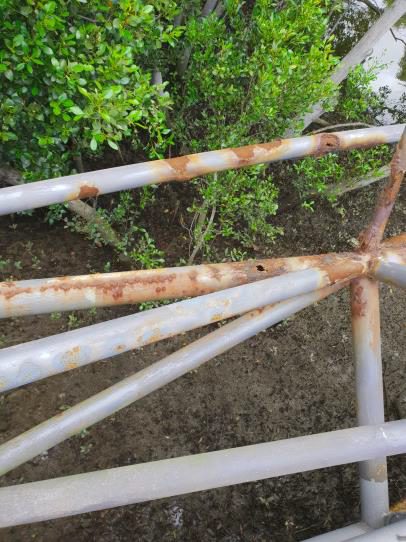
#> input picture data/images/image-1.png, 406 x 542 px, found by its file name; its folder holds 4 pictures in this run
$ python annotation.py
#> lines starting #> are read from the running program, lines starting #| are printed output that depends on the picture; after the words box and inside, x2 and y2 are one past the last pixel; in counts of white or black regions, pixels touching at a corner belong together
import os
import glob
import cv2

# image = '/Volumes/Work/Project/unet_segmentation/Test Image/image.png'
DIR = '/Users/naveen/Studies/Bishops/Rust_detection/data/images'
DES = '/Users/naveen/Studies/Bishops/Rust_detection/data/annotations'

imglist = os.listdir(DIR)
for img_name in imglist:
    img_path = os.path.join(DIR, img_name)
    img_des = os.path.join(DES, img_name)

    img = cv2.imread(img_path)
#> img is the input picture: shape (542, 406, 3); mean B, G, R 92.1, 116.2, 112.2
    img_hsv = cv2.cvtColor(img, cv2.COLOR_BGR2HSV)
#> img_hsv: shape (542, 406, 3); mean H, S, V 45.4, 77.2, 123.3
    ## Gen lower mask (0-5) and upper mask (175-180) of RED
    mask1 = cv2.inRange(img_hsv, (9,95,95), (17,255,255))
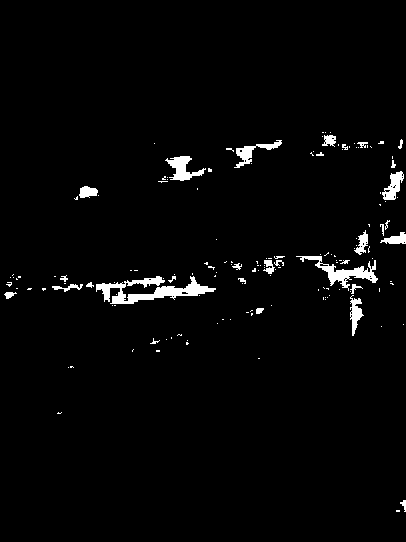
#> mask1: shape (542, 406); 2.4% white; 152 white regions (120 under 20 px), largest, box (x1, y1, x2, y2) and area: (96, 276, 216, 304) 1366, (296, 256, 378, 291) 761, (165, 156, 206, 181) 463

    cv2.imwrite(img_des, mask1)
#> pass 2 of the loop `for img_name in imglist:`:
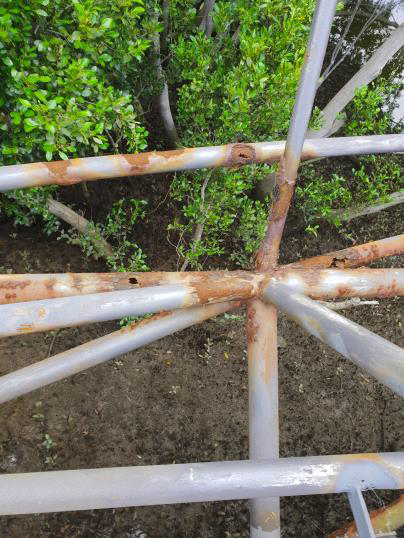
#> input picture data/images/image-2.png, 404 x 538 px, found by its file name
#> img is the input picture: shape (538, 404, 3); mean B, G, R 90.7, 116, 113
#> img_hsv: shape (538, 404, 3); mean H, S, V 44.1, 82, 124.1
#> `mask1 = cv2.inRange(img_hsv, (9,95,95), (17,255,255))`:
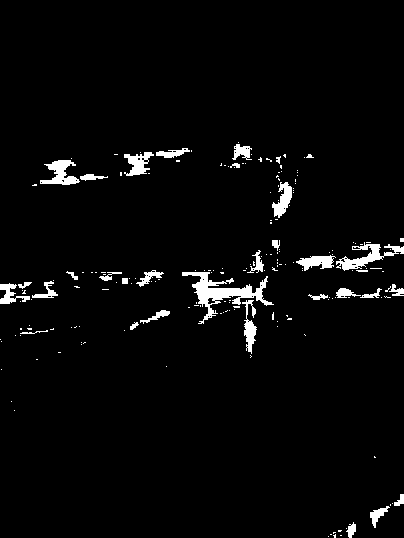
#> mask1: shape (538, 404); 3.2% white; 191 white regions (158 under 20 px), largest, box (x1, y1, x2, y2) and area: (182, 272, 274, 324) 1320, (336, 242, 404, 271) 662, (40, 160, 80, 185) 508
#> pass 3 of the loop `for img_name in imglist:`:
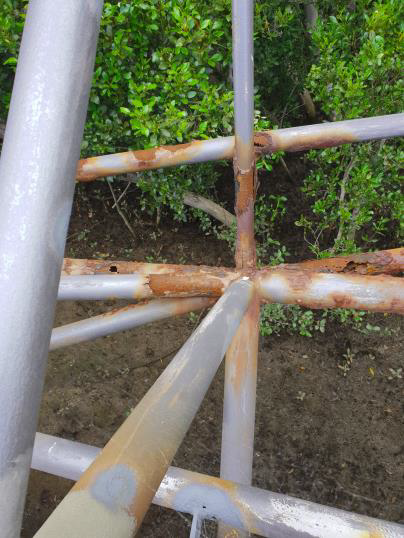
#> input picture data/images/image-3.png, 404 x 538 px, found by its file name
#> img is the input picture: shape (538, 404, 3); mean B, G, R 98.5, 116.7, 115.3
#> img_hsv: shape (538, 404, 3); mean H, S, V 51.8, 76.9, 126.5
#> `mask1 = cv2.inRange(img_hsv, (9,95,95), (17,255,255))`:
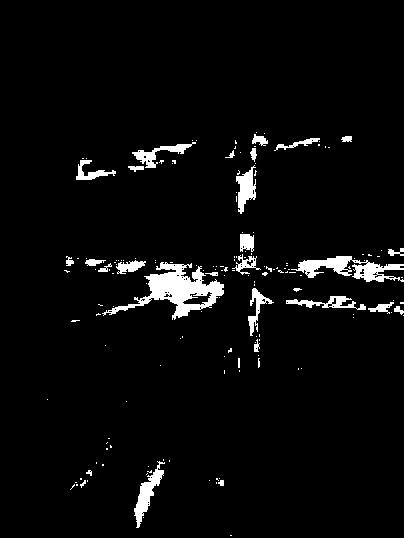
#> mask1: shape (538, 404); 4% white; 163 white regions (133 under 20 px), largest, box (x1, y1, x2, y2) and area: (102, 262, 224, 320) 2420, (291, 256, 404, 282) 1276, (134, 461, 165, 528) 659
#> the loop made 4 passes; the first 3 are shown
